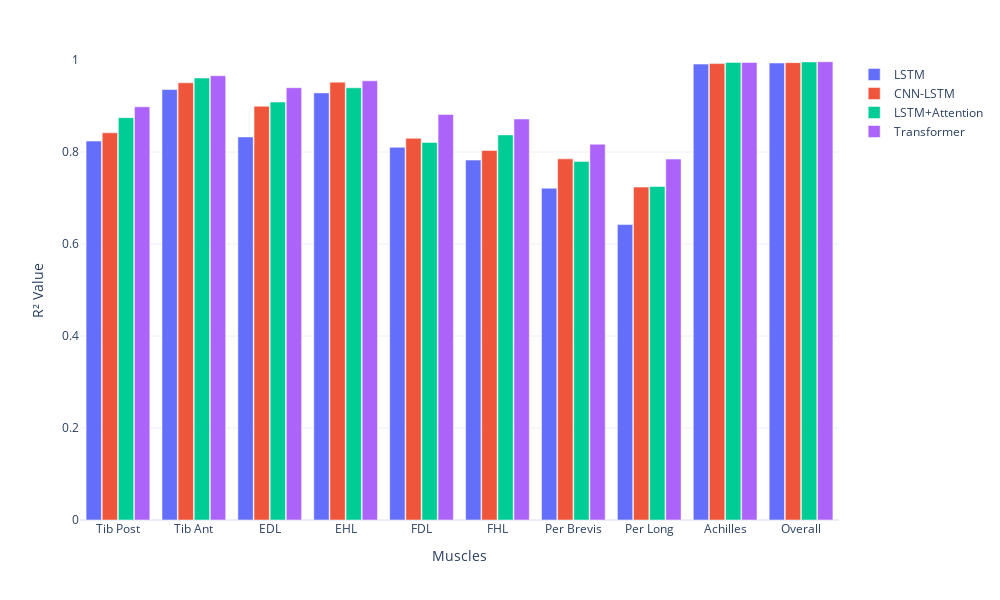

Notebook code for this chart:
### Code cell
fig = px.bar(
    df_r2,
    x='Muscle',
    y='R2',
    color='Model',
    barmode='group',
    template='plotly_white',
    labels={'R2': 'R² Value'}
)

fig.update_layout(
    width=1000,
    height=600,
    xaxis_title='Muscles',
    yaxis_title='R² Value',
    yaxis=dict(range=[0, 1.0]),
    font=dict(size=12),
    legend_title=None,
    bargap=0.15,
    bargroupgap=0.05
)

fig.show()

### Figure 1 — Plotly figure (JSON) as saved in the notebook; plotly's stock layout.template omitted (floating-point values rounded to 4 significant figures)
{"data": [{"alignmentgroup": "True", "hovertemplate": "Model=LSTM<br>Muscle=%{x}<br>R² Value=%{y}<extra></extra>", "legendgroup": "LSTM", "marker": {"color": "#636efa", "pattern": {"shape": ""}}, "name": "LSTM", "offsetgroup": "LSTM", "orientation": "v", "showlegend": true, "textposition": "auto", "type": "bar", "x": ["Tib Post", "Tib Ant", "EDL", "EHL", "FDL", "FHL", "Per Brevis", "Per Long", "Achilles", "Overall"], "xaxis": "x", "y": [0.8238, 0.9358, 0.8328, 0.9285, 0.8103, 0.7824, 0.7212, 0.6422, 0.991, 0.9934], "yaxis": "y"}, {"alignmentgroup": "True", "hovertemplate": "Model=CNN-LSTM<br>Muscle=%{x}<br>R² Value=%{y}<extra></extra>", "legendgroup": "CNN-LSTM", "marker": {"color": "#EF553B", "pattern": {"shape": ""}}, "name": "CNN-LSTM", "offsetgroup": "CNN-LSTM", "orientation": "v", "showlegend": true, "textposition": "auto", "type": "bar", "x": ["Tib Post", "Tib Ant", "EDL", "EHL", "FDL", "FHL", "Per Brevis", "Per Long", "Achilles", "Overall"], "xaxis": "x", "y": [0.8417, 0.9505, 0.8995, 0.9518, 0.8298, 0.8032, 0.7851, 0.7236, 0.9922, 0.9943], "yaxis": "y"}, {"alignmentgroup": "True", "hovertemplate": "Model=LSTM+Attention<br>Muscle=%{x}<br>R² Value=%{y}<extra></extra>", "legendgroup": "LSTM+Attention", "marker": {"color": "#00cc96", "pattern": {"shape": ""}}, "name": "LSTM+Attention", "offsetgroup": "LSTM+Attention", "orientation": "v", "showlegend": true, "textposition": "auto", "type": "bar", "x": ["Tib Post", "Tib Ant", "EDL", "EHL", "FDL", "FHL", "Per Brevis", "Per Long", "Achilles", "Overall"], "xaxis": "x", "y": [0.8747, 0.9608, 0.9087, 0.9396, 0.8208, 0.8372, 0.7796, 0.7248, 0.9948, 0.9958], "yaxis": "y"}, {"alignmentgroup": "True", "hovertemplate": "Model=Transformer<br>Muscle=%{x}<br>R² Value=%{y}<extra></extra>", "legendgroup": "Transformer", "marker": {"color": "#ab63fa", "pattern": {"shape": ""}}, "name": "Transformer", "offsetgroup": "Transformer", "orientation": "v", "showlegend": true, "textposition": "auto", "type": "bar", "x": ["Tib Post", "Tib Ant", "EDL", "EHL", "FDL", "FHL", "Per Brevis", "Per Long", "Achilles", "Overall"], "xaxis": "x", "y": [0.8982, 0.9659, 0.9397, 0.9547, 0.8817, 0.8717, 0.8169, 0.7846, 0.9947, 0.9962], "yaxis": "y"}], "layout": {"bargap": 0.15, "bargroupgap": 0.05, "barmode": "group", "font": {"size": 12}, "height": 600, "legend": {"title": {}, "tracegroupgap": 0}, "margin": {"t": 60}, "width": 1000, "xaxis": {"anchor": "y", "domain": [0, 1], "title": {"text": "Muscles"}}, "yaxis": {"anchor": "x", "domain": [0, 1], "range": [0, 1], "title": {"text": "R² Value"}}}}
